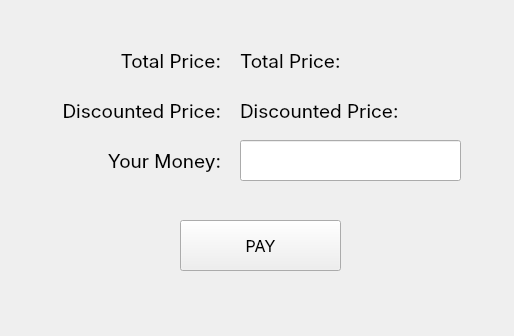
<?xml version="1.0" encoding="UTF-8"?>
<ui version="4.0">
 <class>Form</class>
 <widget class="QWidget" name="Form">
  <property name="geometry">
   <rect>
    <x>0</x>
    <y>0</y>
    <width>514</width>
    <height>336</height>
   </rect>
  </property>
  <property name="windowTitle">
   <string>Form</string>
  </property>
  <widget class="QPushButton" name="payBtn">
   <property name="geometry">
    <rect>
     <x>180</x>
     <y>220</y>
     <width>161</width>
     <height>51</height>
    </rect>
   </property>
   <property name="font">
    <font>
     <family>Inter</family>
     <pointsize>12</pointsize>
    </font>
   </property>
   <property name="text">
    <string>PAY</string>
   </property>
  </widget>
  <widget class="QLabel" name="discPriceShow">
   <property name="geometry">
    <rect>
     <x>240</x>
     <y>90</y>
     <width>201</width>
     <height>41</height>
    </rect>
   </property>
   <property name="font">
    <font>
     <family>Inter</family>
     <pointsize>14</pointsize>
     <weight>50</weight>
     <bold>false</bold>
    </font>
   </property>
   <property name="text">
    <string>Discounted Price:</string>
   </property>
   <property name="alignment">
    <set>Qt::AlignLeading|Qt::AlignLeft|Qt::AlignVCenter</set>
   </property>
  </widget>
  <widget class="QLineEdit" name="yourMoney">
   <property name="geometry">
    <rect>
     <x>240</x>
     <y>140</y>
     <width>221</width>
     <height>41</height>
    </rect>
   </property>
   <property name="font">
    <font>
     <family>Inter</family>
     <pointsize>12</pointsize>
    </font>
   </property>
   <property name="text">
    <string/>
   </property>
  </widget>
  <widget class="QLabel" name="label_11">
   <property name="geometry">
    <rect>
     <x>60</x>
     <y>140</y>
     <width>161</width>
     <height>41</height>
    </rect>
   </property>
   <property name="font">
    <font>
     <family>Inter</family>
     <pointsize>14</pointsize>
     <weight>50</weight>
     <bold>false</bold>
    </font>
   </property>
   <property name="text">
    <string>Your Money:</string>
   </property>
   <property name="alignment">
    <set>Qt::AlignRight|Qt::AlignTrailing|Qt::AlignVCenter</set>
   </property>
  </widget>
  <widget class="QLabel" name="totalPriceShow">
   <property name="geometry">
    <rect>
     <x>240</x>
     <y>40</y>
     <width>121</width>
     <height>41</height>
    </rect>
   </property>
   <property name="font">
    <font>
     <family>Inter</family>
     <pointsize>14</pointsize>
     <weight>50</weight>
     <bold>false</bold>
    </font>
   </property>
   <property name="text">
    <string>Total Price:</string>
   </property>
   <property name="alignment">
    <set>Qt::AlignLeading|Qt::AlignLeft|Qt::AlignVCenter</set>
   </property>
  </widget>
  <widget class="QLabel" name="totalPriceShow_2">
   <property name="geometry">
    <rect>
     <x>100</x>
     <y>40</y>
     <width>121</width>
     <height>41</height>
    </rect>
   </property>
   <property name="font">
    <font>
     <family>Inter</family>
     <pointsize>14</pointsize>
     <weight>50</weight>
     <bold>false</bold>
    </font>
   </property>
   <property name="text">
    <string>Total Price:</string>
   </property>
   <property name="alignment">
    <set>Qt::AlignRight|Qt::AlignTrailing|Qt::AlignVCenter</set>
   </property>
  </widget>
  <widget class="QLabel" name="discPriceShow_2">
   <property name="geometry">
    <rect>
     <x>20</x>
     <y>90</y>
     <width>201</width>
     <height>41</height>
    </rect>
   </property>
   <property name="font">
    <font>
     <family>Inter</family>
     <pointsize>14</pointsize>
     <weight>50</weight>
     <bold>false</bold>
    </font>
   </property>
   <property name="text">
    <string>Discounted Price:</string>
   </property>
   <property name="alignment">
    <set>Qt::AlignRight|Qt::AlignTrailing|Qt::AlignVCenter</set>
   </property>
  </widget>
 </widget>
 <resources/>
 <connections/>
</ui>
